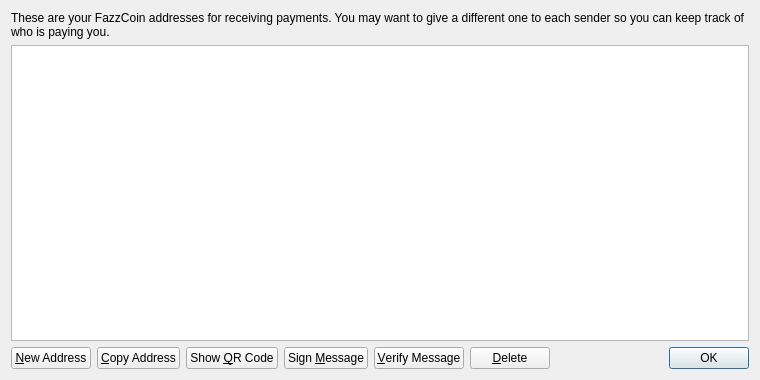
<?xml version="1.0" encoding="UTF-8"?>
<ui version="4.0">
 <class>AddressBookPage</class>
 <widget class="QWidget" name="AddressBookPage">
  <property name="geometry">
   <rect>
    <x>0</x>
    <y>0</y>
    <width>760</width>
    <height>380</height>
   </rect>
  </property>
  <property name="windowTitle">
   <string>Address Book</string>
  </property>
  <layout class="QVBoxLayout" name="verticalLayout">
   <item>
    <widget class="QLabel" name="labelExplanation">
     <property name="text">
      <string>These are your FazzCoin addresses for receiving payments. You may want to give a different one to each sender so you can keep track of who is paying you.</string>
     </property>
     <property name="textFormat">
      <enum>Qt::PlainText</enum>
     </property>
     <property name="wordWrap">
      <bool>true</bool>
     </property>
    </widget>
   </item>
   <item>
    <widget class="QTableView" name="tableView">
     <property name="contextMenuPolicy">
      <enum>Qt::CustomContextMenu</enum>
     </property>
     <property name="toolTip">
      <string>Double-click to edit address or label</string>
     </property>
     <property name="tabKeyNavigation">
      <bool>false</bool>
     </property>
     <property name="alternatingRowColors">
      <bool>true</bool>
     </property>
     <property name="selectionMode">
      <enum>QAbstractItemView::SingleSelection</enum>
     </property>
     <property name="selectionBehavior">
      <enum>QAbstractItemView::SelectRows</enum>
     </property>
     <property name="sortingEnabled">
      <bool>true</bool>
     </property>
     <attribute name="verticalHeaderVisible">
      <bool>false</bool>
     </attribute>
    </widget>
   </item>
   <item>
    <layout class="QHBoxLayout" name="horizontalLayout">
     <item>
      <widget class="QPushButton" name="newAddressButton">
       <property name="toolTip">
        <string>Create a new address</string>
       </property>
       <property name="text">
        <string>&amp;New Address</string>
       </property>
       <property name="icon">
        <iconset resource="../bitcoin.qrc">
         <normaloff>:/icons/add</normaloff>:/icons/add</iconset>
       </property>
      </widget>
     </item>
     <item>
      <widget class="QPushButton" name="copyToClipboard">
       <property name="toolTip">
        <string>Copy the currently selected address to the system clipboard</string>
       </property>
       <property name="text">
        <string>&amp;Copy Address</string>
       </property>
       <property name="icon">
        <iconset resource="../bitcoin.qrc">
         <normaloff>:/icons/editcopy</normaloff>:/icons/editcopy</iconset>
       </property>
      </widget>
     </item>
     <item>
      <widget class="QPushButton" name="showQRCode">
       <property name="text">
        <string>Show &amp;QR Code</string>
       </property>
       <property name="icon">
        <iconset resource="../bitcoin.qrc">
         <normaloff>:/icons/qrcode</normaloff>:/icons/qrcode</iconset>
       </property>
      </widget>
     </item>
     <item>
      <widget class="QPushButton" name="signMessage">
       <property name="toolTip">
        <string>Sign a message to prove you own a FazzCoin address</string>
       </property>
       <property name="text">
        <string>Sign &amp;Message</string>
       </property>
       <property name="icon">
        <iconset resource="../bitcoin.qrc">
         <normaloff>:/icons/edit</normaloff>:/icons/edit</iconset>
       </property>
      </widget>
     </item>
     <item>
      <widget class="QPushButton" name="verifyMessage">
       <property name="toolTip">
        <string>Verify a message to ensure it was signed with a specified FazzCoin address</string>
       </property>
       <property name="text">
        <string>&amp;Verify Message</string>
       </property>
       <property name="icon">
        <iconset resource="../bitcoin.qrc">
         <normaloff>:/icons/transaction_0</normaloff>:/icons/transaction_0</iconset>
       </property>
      </widget>
     </item>
     <item>
      <widget class="QPushButton" name="deleteButton">
       <property name="toolTip">
        <string>Delete the currently selected address from the list</string>
       </property>
       <property name="text">
        <string>&amp;Delete</string>
       </property>
       <property name="icon">
        <iconset resource="../bitcoin.qrc">
         <normaloff>:/icons/remove</normaloff>:/icons/remove</iconset>
       </property>
      </widget>
     </item>
     <item>
      <spacer name="horizontalSpacer">
       <property name="orientation">
        <enum>Qt::Horizontal</enum>
       </property>
       <property name="sizeHint" stdset="0">
        <size>
         <width>40</width>
         <height>20</height>
        </size>
       </property>
      </spacer>
     </item>
     <item>
      <widget class="QDialogButtonBox" name="buttonBox">
       <property name="sizePolicy">
        <sizepolicy hsizetype="Maximum" vsizetype="Fixed">
         <horstretch>0</horstretch>
         <verstretch>0</verstretch>
        </sizepolicy>
       </property>
       <property name="standardButtons">
        <set>QDialogButtonBox::Ok</set>
       </property>
      </widget>
     </item>
    </layout>
   </item>
  </layout>
 </widget>
 <resources>
  <include location="../bitcoin.qrc"/>
 </resources>
 <connections/>
</ui>
